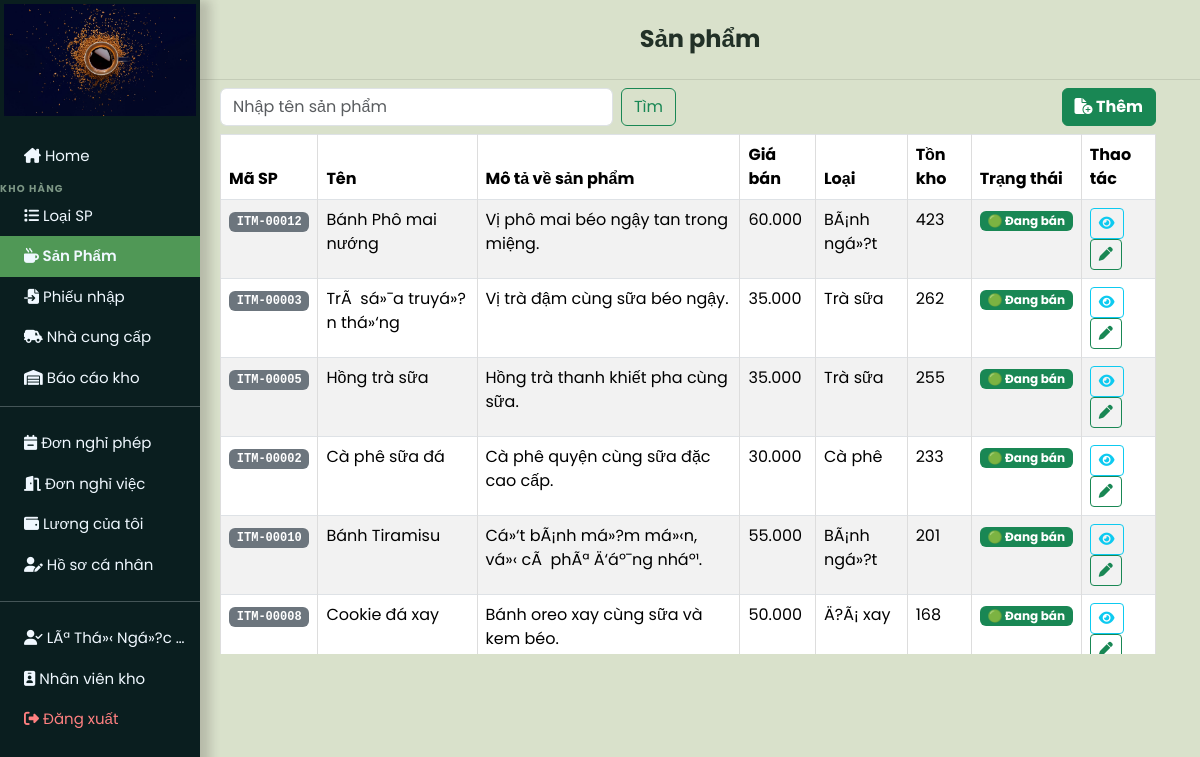
Screenshot of /user_page.php?sanpham (signed in) with the database file from the repository.
### tables this page shows
CREATE TABLE `accounts` (
  `account_id` int(11) NOT NULL,
  `full_name` varchar(150) NOT NULL,
  `email` varchar(150) NOT NULL,
  `password` varchar(255) NOT NULL,
  `role_id` int(11) NOT NULL DEFAULT 3,
  `position_id` int(11) DEFAULT NULL,
  `phone` varchar(20) DEFAULT NULL,
  `address` text DEFAULT NULL,
  `birth_date` date DEFAULT NULL,
  `gender` enum('nam','ná»¯','khÃ¡c') DEFAULT NULL,
  `hr_status` enum('active','resigned','on_leave') NOT NULL DEFAULT 'active',
  `system_status` enum('active','locked','disabled','pending') NOT NULL DEFAULT 'pending',
  `hire_date` date DEFAULT NULL,
  `created_at` timestamp NULL DEFAULT current_timestamp(),
  `updated_at` timestamp NULL DEFAULT current_timestamp() ON UPDATE current_timestamp()
);

CREATE TABLE `items` (
  `item_id` int(11) NOT NULL,
  `item_code` varchar(20) NOT NULL,
  `item_name` varchar(200) NOT NULL,
  `category_id` int(11) DEFAULT NULL,
  `description` text DEFAULT NULL,
  `unit_price` decimal(10,0) NOT NULL DEFAULT 0,
  `purchase_price` decimal(10,0) NOT NULL DEFAULT 0,
  `stock_quantity` int(11) NOT NULL DEFAULT 0,
  `item_status` enum('active','inactive') NOT NULL DEFAULT 'active',
  `sale_status` enum('selling','stopped') NOT NULL DEFAULT 'selling',
  `item_image` varchar(255) DEFAULT NULL,
  `added_date` timestamp NULL DEFAULT current_timestamp(),
  `updated_at` timestamp NULL DEFAULT current_timestamp() ON UPDATE current_timestamp()
);

CREATE TABLE `category` (
  `category_id` int(11) NOT NULL,
  `category_name` varchar(100) NOT NULL,
  `created_at` timestamp NULL DEFAULT current_timestamp()
);

### src/models/functions.php (called while the page is built, shortened)
<?php
require_once __DIR__ . '/authorization.php';
function notifyAttrs(string $type, string $message, string $title = ''): string
{
    if ($message === '') return '';
    $t = htmlspecialchars($type,    ENT_QUOTES);
    $m = htmlspecialchars($message, ENT_QUOTES);
    $h = htmlspecialchars($title,   ENT_QUOTES);
    return " data-notify-type=\"$t\" data-notify-message=\"$m\"" . ($h ? " data-notify-title=\"$h\"" : '');
}
?>

### src/models/authorization.php (called while the page is built, shortened)
<?php
function getRolePermissions(): array
{
    return [
        AppRole::ADMIN => [
            AppPermission::VIEW_DASHBOARD,
            AppPermission::MANAGE_CATALOG,
            AppPermission::VIEW_REPORTS,
            AppPermission::MANAGE_STAFF,
            AppPermission::MANAGE_ACCOUNTS,
        ],
        AppRole::MANAGER => [
            AppPermission::VIEW_DASHBOARD,
            AppPermission::MANAGE_CATALOG,
            AppPermission::MANAGE_WAREHOUSE,
            AppPermission::PROCESS_ORDERS,
            AppPermission::MANAGE_CUSTOMERS,
            AppPermission::VIEW_REPORTS,
            AppPermission::MANAGE_STAFF,
            AppPermission::MANAGE_ACCOUNTS,
        ],
        AppRole::SALES => [
            AppPermission::VIEW_DASHBOARD,
            AppPermission::PROCESS_ORDERS,
            AppPermission::MANAGE_CUSTOMERS,
        ],
        AppRole::WAREHOUSE => [
            AppPermission::VIEW_DASHBOARD,
            AppPermission::MANAGE_CATALOG,
            AppPermission::MANAGE_WAREHOUSE,
        ],
    ];
}
function roleLabel(string $roleName): string
{
    $labels = [
        AppRole::ADMIN     => 'Quản trị viên',
        AppRole::MANAGER   => 'Quản lý nhân sự',
        AppRole::SALES     => 'Nhân viên bán hàng',
        AppRole::WAREHOUSE => 'Nhân viên kho',
    ];
    return $labels[$roleName] ?? 'Không xác định';
}
function currentRole(): string
{
    return $_SESSION['role_name'] ?? '';
}
function currentUserId(): int
{
    return (int) ($_SESSION['account_id'] ?? 0);
}
function can(string $permission): bool
{
    $role = currentRole();
    $permissions = getRolePermissions();
    return in_array($permission, $permissions[$role], true);
}

### src/views/sanpham.php (the view, shortened to what this page needs)
<?php
if (!isset($ds_sp_timkiem)) {
    $sql = "SELECT i.*, c.category_name
            FROM items i
            LEFT JOIN category c ON i.category_id = c.category_id
            WHERE i.item_status = 'active'
            ORDER BY CASE WHEN i.stock_quantity <= 0 THEN 1 ELSE 0 END ASC, CAST(i.stock_quantity AS UNSIGNED) DESC, i.item_id DESC";
    $ds_sanpham_rs = mysqli_query($conn, $sql);
    $ds_sanpham    = $ds_sanpham_rs ? mysqli_fetch_all($ds_sanpham_rs, MYSQLI_ASSOC) : [];
} else {
    $ds_sanpham = $ds_sp_timkiem;
}
?>
<div class="dash_board px-2">
    <div class="container-fluid row justify-content-between">
        <form method="GET" action="user_page.php?" class="d-flex col-6 my-2" role="search">
            <input class="form-control me-2" type="search" placeholder="Nhập tên sản phẩm" name='timkiem-sanpham' aria-label="Search">
            <button class="btn btn-outline-success" type="submit">Tìm</button>
        </form>
        <?php if (can(AppPermission::MANAGE_CATALOG)) : ?>
            <div class="text-end col-4">
                <a href="user_page.php?sanpham=them" class="my-2 btn btn-success fw-bolder">
                    <i class="fa-solid fa-file-circle-plus"></i> Thêm
                </a>
            </div>
        <?php endif; ?>
        <div class="product-table-scroll w-100">
            <table id="myTable" class="table container-fluid text-center table-hover table-striped table-bordered">
                <thead>
                    <tr>
                        <th>Mã SP</th>
                        <th>Tên</th>
                        <th>Mô tả về sản phẩm</th>
                        <th>Giá bán</th>
                        <th>Loại</th>
                        <th>Tồn kho</th>
                        <th>Trạng thái</th>
                        <?php if (can(AppPermission::MANAGE_CATALOG)): ?>
                            <th>Thao tác</th>
                        <?php else: ?>
                            <th>Ngày tạo</th>
                        <?php endif; ?>
                    </tr>
                </thead>
                <tbody>
                    <?php foreach ($ds_sanpham as $sp): ?>
                        <tr>
                            <td><span class="badge bg-secondary font-monospace"><?= htmlspecialchars($sp['item_code'] ?? '') ?></span></td>
                            <td><?= htmlspecialchars($sp['item_name']) ?></td>
                            <td><?= htmlspecialchars((string)$sp['description']) ?></td>
                            <td><?= number_format((int)$sp['unit_price'], 0, ',', '.') ?></td>
                            <td><?= htmlspecialchars((string)($sp['category_name'] ?? '')) ?></td>
                            <td><?= (int)($sp['stock_quantity'] ?? 0) ?></td>
                            <td>
                                <?php if (($sp['sale_status'] ?? 'selling') === 'selling'): ?>
                                    <span class="badge bg-success">🟢 Đang bán</span>
                                <?php else: ?>
                                    <span class="badge bg-danger">🔴 Ngừng bán</span>
                                <?php endif; ?>
                            </td>
                            <?php if (can(AppPermission::MANAGE_CATALOG)): ?>
                                <td>
                                    <a href="user_page.php?sanpham=xem&id=<?= (int)$sp['item_id'] ?>"
                                       class="btn btn-sm btn-outline-info me-1" title="Xem chi tiết">
                                        <i class="fa-solid fa-eye"></i>
                                    </a>
                                    <a href="user_page.php?sanpham=sua&id=<?= (int)$sp['item_id'] ?>"
                                       class="btn btn-sm btn-outline-success" title="Chỉnh sửa">
                                        <i class="fa-solid fa-pen"></i>
                                    </a>
                                </td>
                            <?php endif; ?>
                        </tr>
                    <?php endforeach; ?>
                </tbody>
            </table>
        </div>
    </div>
</div>
</div>
</div>

### src/views/layouts/user_layout_start.php (shortened to what this page needs)
<!DOCTYPE html>
<html lang="en">
<head>
    <link href="https://cdn.jsdelivr.net/npm/bootstrap@5.3.3/dist/css/bootstrap.min.css" rel="stylesheet" />
    <link rel="stylesheet" href="https://cdnjs.cloudflare.com/ajax/libs/font-awesome/6.5.1/css/all.min.css" />
    <link rel="stylesheet" href="css/style.css" />
</head>
<?php
$roleName = currentRole();
$isWarehouseRole = $roleName === AppRole::WAREHOUSE;
$isManagerRole = $roleName === AppRole::MANAGER;
$isAdminRole = $roleName === AppRole::ADMIN;
?>
<?php
$currentTitle = 'COFFEE SHOP';
if (isset($_GET['home'])) {
    $currentTitle = 'COFFEE SHOP';
} elseif (isset($_GET['dashboard'])) {
    $currentTitle = 'COFFEE SHOP';
} elseif (isset($_GET['sanpham'])) {
    $currentTitle = 'Sản phẩm';
} elseif (isset($_GET['phieunhap'])) {
    $currentTitle = 'Phiếu nhập kho';
} elseif (isset($_GET['phieuxuat'])) {
    $currentTitle = 'Phiếu xuất kho';
} elseif (isset($_GET['kho_thongke'])) {
    $currentTitle = 'Thống kê tồn kho';
} elseif (isset($_GET['baocao_kho'])) {
    $currentTitle = 'Báo cáo kho';
} elseif (isset($_GET['baocao_kinhdoanh'])) {
    $currentTitle = 'Báo cáo kinh doanh';
} elseif (isset($_GET['baocao_nhansu'])) {
    $currentTitle = 'Báo cáo nhân sự';
} elseif (isset($_GET['nhacungcap'])) {
    $currentTitle = 'Quản lý nhà cung cấp';
} elseif (isset($_GET['loai'])) {
    $currentTitle = 'Loại sản phẩm';
} elseif (isset($_GET['donhang'])) {
    $currentTitle = 'Đơn hàng';
} elseif (isset($_GET['khachhang'])) {
    $currentTitle = 'Khách hàng';
} elseif (isset($_GET['nhansu'])) {
    $currentTitle = 'Nhân sự';
} elseif (isset($_GET['chucvu'])) {
    $currentTitle = 'Quản lý chức vụ';
} elseif (isset($_GET['bangluong'])) {
    $currentTitle = 'Bảng lương';
} elseif (isset($_GET['luong_ca_nhan'])) {
    $currentTitle = 'Lương của tôi';
} elseif (isset($_GET['donnghi'])) {
    $currentTitle = 'Đơn nghỉ phép';
} elseif (isset($_GET['donnghiviec'])) {
    $currentTitle = 'Đơn nghỉ việc';
} elseif (isset($_GET['profile'])) {
    $currentTitle = 'Hồ sơ cá nhân';
} elseif (isset($_GET['thongke'])) {
    $currentTitle = 'Thống kê';
}
?>
<?php
$_notify_type    = $_SESSION['notify_type']    ?? '';
$_notify_msg     = $_SESSION['notify_message'] ?? '';
$_notify_title   = $_SESSION['notify_title']   ?? '';
$_notify_attrs   = notifyAttrs($_notify_type, $_notify_msg, $_notify_title);
?>
<body class="app-shell"<?= $_notify_attrs ?>>
    <div class="nav-side p-0">
        <div class="logo p-1 justify-content-center text-center">
            <a href="user_page.php?home"> <img src="img/logo.jpg" alt="Logo"></a>
        </div>
        <div class="navs pt-3">
            <?php if (!$isManagerRole) : ?>
            <div class="container-fluid">
                <a class="text-truncate <?= isset($_GET['home'])||isset($_GET['dashboard']) ? 'active' : '' ?>"
                   href="user_page.php?home"><i class="fa-solid fa-house-chimney"></i> Home</a>
            </div>
            <?php endif; ?>
            <?php if ($isWarehouseRole || $isAdminRole) : ?>
                <div class="nav-section-label">KHO HÀNG</div>
                <div class="container-fluid">
                    <a class="text-truncate <?= isset($_GET['loai']) ? 'active' : '' ?>"
                       href="user_page.php?loai"><i class="fa-solid fa-list"></i> Loại SP</a>
                </div>
                <div class="container-fluid">
                    <a class="text-truncate <?= isset($_GET['sanpham']) ? 'active' : '' ?>"
                       href="user_page.php?sanpham"><i class="fa-solid fa-mug-hot"></i> Sản Phẩm</a>
                </div>
                <div class="container-fluid">
                    <a class="text-truncate <?= isset($_GET['phieunhap']) ? 'active' : '' ?>"
                       href="user_page.php?phieunhap"><i class="fa-solid fa-file-import"></i> Phiếu nhập</a>
                </div>
                <div class="container-fluid">
                    <a class="text-truncate <?= isset($_GET['nhacungcap']) ? 'active' : '' ?>"
                       href="user_page.php?nhacungcap"><i class="fa-solid fa-truck-field"></i> Nhà cung cấp</a>
                </div>
                <div class="container-fluid">
                    <a class="text-truncate <?= isset($_GET['baocao_kho']) ? 'active' : '' ?>"
                       href="user_page.php?baocao_kho"><i class="fa-solid fa-warehouse"></i> Báo cáo kho</a>
                </div>
            <?php endif; ?>
        </div>
        <?php if (!$isManagerRole && !$isAdminRole) : ?>
        <hr class="mt-2">
        <div class="navs text-center p-0">
            <div class="container-fluid">
                <a class="text-truncate <?= isset($_GET['donnghi']) ? 'active' : '' ?>"
                   href="user_page.php?donnghi"><i class="fa-solid fa-calendar-minus"></i> Đơn nghỉ phép</a>
            </div>
            <div class="container-fluid">
                <a class="text-truncate <?= isset($_GET['donnghiviec']) ? 'active' : '' ?>"
                   href="user_page.php?donnghiviec"><i class="fa-solid fa-door-open"></i> Đơn nghỉ việc</a>
            </div>
            <div class="container-fluid">
                <a class="text-truncate <?= isset($_GET['luong_ca_nhan']) ? 'active' : '' ?>"
                   href="user_page.php?luong_ca_nhan"><i class="fa-solid fa-wallet"></i> Lương của tôi</a>
            </div>
            <div class="container-fluid">
                <a class="text-truncate <?= isset($_GET['profile']) ? 'active' : '' ?>"
                   href="user_page.php?profile"><i class="fa-solid fa-user-pen"></i> Hồ sơ cá nhân</a>
            </div>
        </div>
        <?php endif; ?>
        <div class="navs text-center p-0">
            <hr class="mt-3">
            <div class="container-fluid">
                <a class="text-truncate"><i class="fa-solid fa-user-check"></i> <?= $user_name ?? '' ?></a>
            </div>
            <div class="container-fluid">
                <a class="text-truncate"><i class="fa-solid fa-id-badge"></i> <?= roleLabel(currentRole()) ?></a>
            </div>
            <div class="    container-fluid logout-btn">
                <a class="text-truncate" href="logout.php"><i class="fa-solid fa-right-from-bracket"></i> Đăng xuất</a>
            </div>
        </div>
    </div>
    <div class="app-right">
        <?php if (!isset($_GET['home']) && !isset($_GET['dashboard'])): ?>
        <div class="app-topbar px-3">
            <h4 class="mb-0 fw-bold"><?= htmlspecialchars($currentTitle) ?></h4>
        </div>
        <?php endif; ?>
        <div class="main p-0 <?= (isset($_GET['home']) || isset($_GET['dashboard'])) ? 'h-100' : '' ?>">

### rows the page displays
accounts: full_name "LÃª Thá»‹ Ngá»?c…"
items: item_code "ITM-00012", item_name "Bánh Phô mai nướng", description "Vị phô mai béo ngậy tan trong miệng.", unit_price "60.000", category.category_name "BÃ¡nh ngá»?t", stock_quantity "423", sale_status "🟢 Đang bán"
items: item_code "ITM-00003", item_name "TrÃ sá»¯a truyá»?n thá»‘ng", description "Vị trà đậm cùng sữa béo ngậy.", unit_price "35.000", category.category_name "Trà sữa", stock_quantity "262", sale_status "🟢 Đang bán"
items: item_code "ITM-00005", item_name "Hồng trà sữa", description "Hồng trà thanh khiết pha cùng sữa.", unit_price "35.000", category.category_name "Trà sữa", stock_quantity "255", sale_status "🟢 Đang bán"
items: item_code "ITM-00002", item_name "Cà phê sữa đá", description "Cà phê quyện cùng sữa đặc cao cấp.", unit_price "30.000", category.category_name "Cà phê", stock_quantity "233", sale_status "🟢 Đang bán"
items: item_code "ITM-00010", item_name "Bánh Tiramisu", description "Cá»‘t bÃ¡nh má»?m má»‹n, vá»‹ cÃ phÃª Ä‘áº¯ng nháº¹.", unit_price "55.000", category.category_name "BÃ¡nh ngá»?t", stock_quantity "201", sale_status "🟢 Đang bán"
items: item_code "ITM-00008", item_name "Cookie đá xay", description "Bánh oreo xay cùng sữa và kem béo.", unit_price "50.000", category.category_name "Ä?Ã¡ xay", stock_quantity "168", sale_status "🟢 Đang bán"

### other values shown
roleLabel(currentRole()) "Nhân viên kho"
$currentTitle "Sản phẩm"
